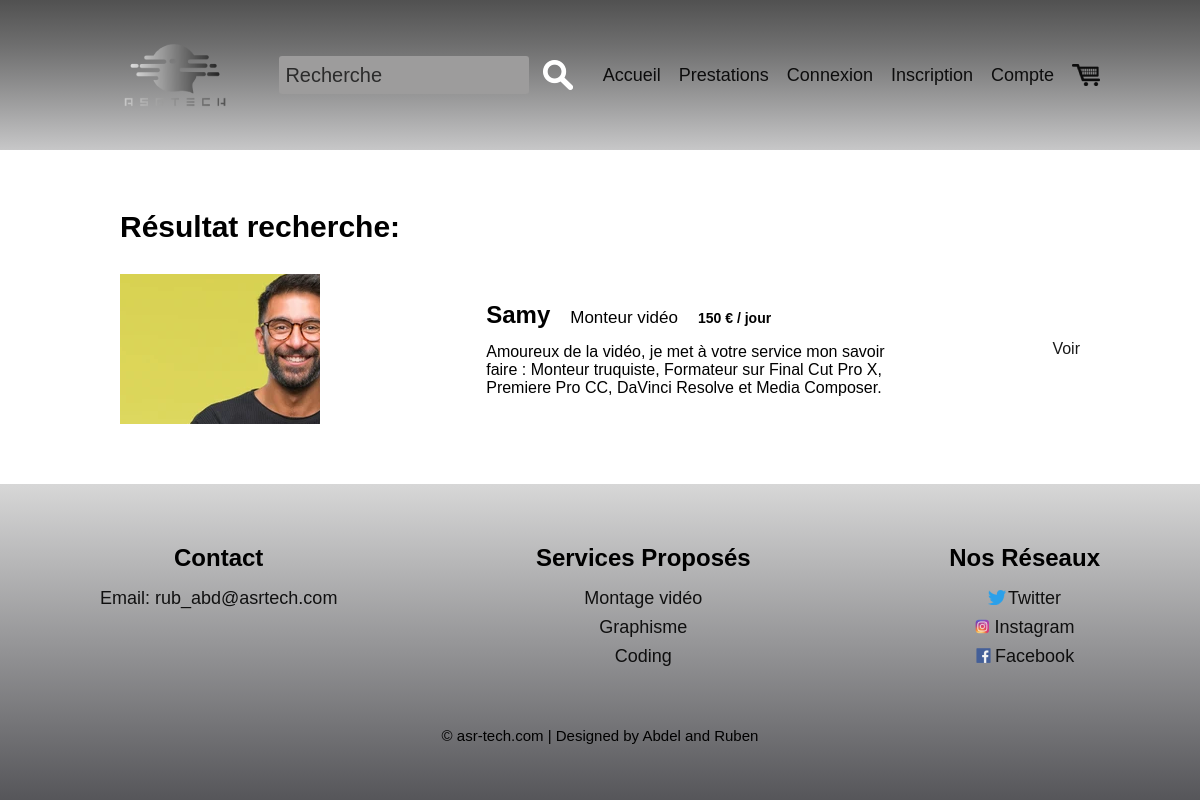
The app's page /recherche.php?value=Samy with its own data.
### tables this page shows
CREATE TABLE IF NOT EXISTS `products` (
  `id` int(10) UNSIGNED NOT NULL,
  `name` varchar(255) NOT NULL,
  `category` enum('developer','graphic','editor') NOT NULL,
  `description` longtext NOT NULL,
  `price` int(10) UNSIGNED NOT NULL,
  `thumb` varchar(255) NOT NULL,
  PRIMARY KEY (`id`)
);

### recherche.php (the view, shortened to what this page needs)
<?php
require_once("template/header.php");
if(empty($_GET))
{
    header('Location: index.php');
}
else
{
    $value = $_GET["value"];
    $req = $conn->prepare("SELECT * FROM products WHERE name LIKE :value OR category LIKE :value OR description LIKE :value");
    $req->execute(array(":value" => '%'.$value.'%'));
    $data = $req->fetchAll();
}
?>
<div class="main">
    <h1 class="main-title">Résultat recherche:</h1>
    <?php
    if(count($data) == 0)
    {
        echo '<p class="main-description">Mince non aucun résultat, clique <a href="javascript:history.back()">ici</a> pour revenir en arrière</p>';
    }
    else
    {
    ?>
    <ul class="products">
        <?php
        $trad = array("developer" => "Développeur", "editor" => "Monteur vidéo", "graphic" => "Graphiste");
        foreach($data AS $row)
        {
            echo '
            <li class="product">
                <div class="product-thumb" style="background-image:url(img/'.$row["thumb"].'.png"> </div>
                <div class="product-information">
                    <div class="product-line">
                        <h2 class="product-title">'.$row["name"].'</h2>
                        <span class="product-category">'.$trad[$row["category"]].'</span>
                        <span class="product-price">'.$row["price"].' € / jour</span>
                    </div>
                    <p class="product-description">'.$row["description"].'</p>
                </div>
                <a href="prestation.php">Voir</a>
            </li>';
        }
        ?>
    </ul>
    <?php } ?>
</div>
<?php
require_once("template/footer.php");
?>

### css/style.css (style rules this page uses)
* { margin: 0; padding: 0; box-sizing: border-box; }
html { font: normal 16px sans-serif; color: #555; }
ul, nav { list-style: none; }
a { text-decoration: none; color: inherit; cursor: pointer; opacity: 0.9; }
body { min-height: 100vh; display: flex; flex-direction: column; background-color: #FFF; color: #000; }
div.main { width: 80%; max-width: 1000px; margin: 60px auto; }
h1.main-title { margin: 0 auto; font-size: 30px; }

### css/prestation.css (style rules this page uses)
ul.products { margin-top: 30px; }
li.product { height: 150px; display: flex; flex-wrap: wrap; align-items: center; justify-content: space-between; margin-top: 30px; }
li.product:first-child { margin-top: 0; }
div.product-thumb { height: 150px; width: 200px; background-position: -90px -15px; }
div.product-information { width: 400px; display: flex; flex-direction: column; justify-content: center; }
div.product-line { display: flex; align-items: baseline; }
h2.product-title { height: auto; }
span.product-category { margin-left: 20px; font-size: 17px; }
span.product-price { margin-left: 20px; font-size: 14px; font-weight: bold; }
p.product-description { margin-top: 14px; }

### records on screen
products: thumb (picture), name "Samy", category "Monteur vidéo", price "150", description "Amoureux de la vidéo, je met à votre service mon savoir faire : Monteur truquiste, Formateur sur Final Cut Pro X, Premiere Pro CC, DaVinci Resolve et Media Composer."
